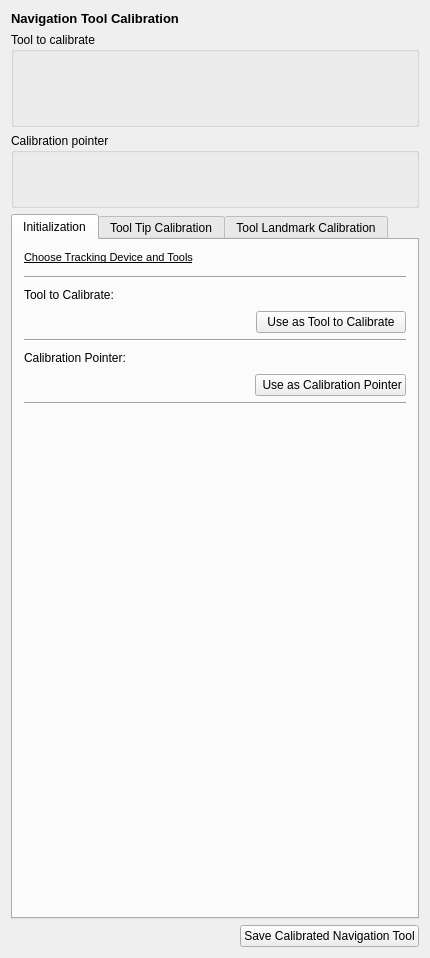
<?xml version="1.0" encoding="UTF-8"?>
<ui version="4.0">
 <class>IGTNavigationToolCalibrationControls</class>
 <widget class="QWidget" name="IGTNavigationToolCalibrationControls">
  <property name="geometry">
   <rect>
    <x>0</x>
    <y>0</y>
    <width>430</width>
    <height>958</height>
   </rect>
  </property>
  <property name="minimumSize">
   <size>
    <width>0</width>
    <height>0</height>
   </size>
  </property>
  <property name="windowTitle">
   <string>QmitkTemplate</string>
  </property>
  <layout class="QVBoxLayout" name="verticalLayout_2">
   <item>
    <widget class="QLabel" name="label">
     <property name="text">
      <string>&lt;!DOCTYPE HTML PUBLIC &quot;-//W3C//DTD HTML 4.0//EN&quot; &quot;http://www.w3.org/TR/REC-html40/strict.dtd&quot;&gt;
&lt;html&gt;&lt;head&gt;&lt;meta name=&quot;qrichtext&quot; content=&quot;1&quot; /&gt;&lt;style type=&quot;text/css&quot;&gt;
p, li { white-space: pre-wrap; }
&lt;/style&gt;&lt;/head&gt;&lt;body style=&quot; font-family:'MS Shell Dlg 2'; font-size:8.25pt; font-weight:400; font-style:normal;&quot;&gt;
&lt;p style=&quot; margin-top:0px; margin-bottom:0px; margin-left:0px; margin-right:0px; -qt-block-indent:0; text-indent:0px;&quot;&gt;&lt;span style=&quot; font-size:10pt; font-weight:600;&quot;&gt;Navigation Tool Calibration&lt;/span&gt;&lt;/p&gt;&lt;/body&gt;&lt;/html&gt;</string>
     </property>
    </widget>
   </item>
   <item>
    <widget class="QGroupBox" name="groupBox">
     <property name="title">
      <string>Tool to calibrate</string>
     </property>
     <layout class="QVBoxLayout" name="verticalLayout_4">
      <item>
       <widget class="QmitkToolTrackingStatusWidget" name="m_StatusWidgetToolToCalibrate" native="true">
        <property name="minimumSize">
         <size>
          <width>0</width>
          <height>50</height>
         </size>
        </property>
        <property name="maximumSize">
         <size>
          <width>16777215</width>
          <height>50</height>
         </size>
        </property>
       </widget>
      </item>
     </layout>
    </widget>
   </item>
   <item>
    <widget class="QGroupBox" name="groupBox_2">
     <property name="title">
      <string>Calibration pointer</string>
     </property>
     <layout class="QVBoxLayout" name="verticalLayout_5">
      <item>
       <widget class="QmitkToolTrackingStatusWidget" name="m_StatusWidgetCalibrationPointer" native="true">
        <property name="minimumSize">
         <size>
          <width>0</width>
          <height>30</height>
         </size>
        </property>
       </widget>
      </item>
     </layout>
    </widget>
   </item>
   <item>
    <widget class="QTabWidget" name="tabWidget">
     <property name="enabled">
      <bool>true</bool>
     </property>
     <property name="currentIndex">
      <number>0</number>
     </property>
     <widget class="QWidget" name="tab">
      <attribute name="title">
       <string>Initialization</string>
      </attribute>
      <layout class="QVBoxLayout" name="verticalLayout">
       <item>
        <widget class="QLabel" name="label_2">
         <property name="text">
          <string>&lt;!DOCTYPE HTML PUBLIC &quot;-//W3C//DTD HTML 4.0//EN&quot; &quot;http://www.w3.org/TR/REC-html40/strict.dtd&quot;&gt;
&lt;html&gt;&lt;head&gt;&lt;meta name=&quot;qrichtext&quot; content=&quot;1&quot; /&gt;&lt;style type=&quot;text/css&quot;&gt;
p, li { white-space: pre-wrap; }
&lt;/style&gt;&lt;/head&gt;&lt;body style=&quot; font-family:'MS Shell Dlg 2'; font-size:7.8pt; font-weight:400; font-style:normal;&quot;&gt;
&lt;p style=&quot; margin-top:0px; margin-bottom:0px; margin-left:0px; margin-right:0px; -qt-block-indent:0; text-indent:0px;&quot;&gt;&lt;span style=&quot; font-size:8pt; text-decoration: underline;&quot;&gt;Choose Tracking Device and Tools&lt;/span&gt;&lt;/p&gt;&lt;/body&gt;&lt;/html&gt;</string>
         </property>
        </widget>
       </item>
       <item>
        <widget class="QmitkNavigationDataSourceSelectionWidget" name="m_SelectionWidget" native="true"/>
       </item>
       <item>
        <widget class="Line" name="line_5">
         <property name="orientation">
          <enum>Qt::Horizontal</enum>
         </property>
        </widget>
       </item>
       <item>
        <layout class="QHBoxLayout" name="horizontalLayout_3">
         <item>
          <widget class="QLabel" name="label_4">
           <property name="minimumSize">
            <size>
             <width>120</width>
             <height>0</height>
            </size>
           </property>
           <property name="text">
            <string>Tool to Calibrate:</string>
           </property>
          </widget>
         </item>
         <item>
          <spacer name="horizontalSpacer">
           <property name="orientation">
            <enum>Qt::Horizontal</enum>
           </property>
           <property name="sizeHint" stdset="0">
            <size>
             <width>40</width>
             <height>20</height>
            </size>
           </property>
          </spacer>
         </item>
         <item>
          <widget class="QLabel" name="m_CalToolLabel">
           <property name="text">
            <string>&lt;none&gt;</string>
           </property>
          </widget>
         </item>
        </layout>
       </item>
       <item>
        <layout class="QHBoxLayout" name="horizontalLayout">
         <item>
          <spacer name="horizontalSpacer_3">
           <property name="orientation">
            <enum>Qt::Horizontal</enum>
           </property>
           <property name="sizeHint" stdset="0">
            <size>
             <width>40</width>
             <height>20</height>
            </size>
           </property>
          </spacer>
         </item>
         <item>
          <widget class="QPushButton" name="m_SetToolToCalibrate">
           <property name="minimumSize">
            <size>
             <width>150</width>
             <height>0</height>
            </size>
           </property>
           <property name="text">
            <string>Use as Tool to Calibrate</string>
           </property>
          </widget>
         </item>
        </layout>
       </item>
       <item>
        <widget class="Line" name="line_6">
         <property name="orientation">
          <enum>Qt::Horizontal</enum>
         </property>
        </widget>
       </item>
       <item>
        <layout class="QHBoxLayout" name="horizontalLayout_11">
         <item>
          <widget class="QLabel" name="label_5">
           <property name="minimumSize">
            <size>
             <width>120</width>
             <height>0</height>
            </size>
           </property>
           <property name="text">
            <string>Calibration Pointer:</string>
           </property>
          </widget>
         </item>
         <item>
          <spacer name="horizontalSpacer_2">
           <property name="orientation">
            <enum>Qt::Horizontal</enum>
           </property>
           <property name="sizeHint" stdset="0">
            <size>
             <width>40</width>
             <height>20</height>
            </size>
           </property>
          </spacer>
         </item>
         <item>
          <widget class="QLabel" name="m_PointerLabel">
           <property name="text">
            <string>&lt;none&gt;</string>
           </property>
          </widget>
         </item>
        </layout>
       </item>
       <item>
        <layout class="QHBoxLayout" name="horizontalLayout_2">
         <item>
          <spacer name="horizontalSpacer_10">
           <property name="orientation">
            <enum>Qt::Horizontal</enum>
           </property>
           <property name="sizeHint" stdset="0">
            <size>
             <width>40</width>
             <height>20</height>
            </size>
           </property>
          </spacer>
         </item>
         <item>
          <widget class="QPushButton" name="m_SetPointer">
           <property name="minimumSize">
            <size>
             <width>150</width>
             <height>0</height>
            </size>
           </property>
           <property name="text">
            <string> Use as Calibration Pointer</string>
           </property>
          </widget>
         </item>
        </layout>
       </item>
       <item>
        <widget class="Line" name="line_7">
         <property name="orientation">
          <enum>Qt::Horizontal</enum>
         </property>
        </widget>
       </item>
       <item>
        <spacer name="verticalSpacer">
         <property name="orientation">
          <enum>Qt::Vertical</enum>
         </property>
         <property name="sizeHint" stdset="0">
          <size>
           <width>20</width>
           <height>586</height>
          </size>
         </property>
        </spacer>
       </item>
      </layout>
     </widget>
     <widget class="QWidget" name="tab_3">
      <attribute name="title">
       <string>Tool Tip Calibration</string>
      </attribute>
      <layout class="QVBoxLayout" name="verticalLayout_10">
       <item>
        <layout class="QHBoxLayout" name="horizontalLayout_9">
         <item>
          <widget class="QLabel" name="label_8">
           <property name="font">
            <font>
             <weight>50</weight>
             <bold>false</bold>
            </font>
           </property>
           <property name="text">
            <string>Calibration Method:</string>
           </property>
          </widget>
         </item>
         <item>
          <spacer name="horizontalSpacer_8">
           <property name="orientation">
            <enum>Qt::Horizontal</enum>
           </property>
           <property name="sizeHint" stdset="0">
            <size>
             <width>40</width>
             <height>20</height>
            </size>
           </property>
          </spacer>
         </item>
         <item>
          <widget class="QComboBox" name="m_CalibrationMethodComboBox">
           <item>
            <property name="text">
             <string>Manual</string>
            </property>
           </item>
           <item>
            <property name="text">
             <string>Single Reference Tool</string>
            </property>
           </item>
           <item>
            <property name="text">
             <string>Multiple Tools Reference</string>
            </property>
           </item>
           <item>
            <property name="text">
             <string>Pivoting</string>
            </property>
           </item>
          </widget>
         </item>
        </layout>
       </item>
       <item>
        <widget class="Line" name="line">
         <property name="orientation">
          <enum>Qt::Horizontal</enum>
         </property>
        </widget>
       </item>
       <item>
        <widget class="QStackedWidget" name="m_CalibrationMethodsWidget">
         <property name="currentIndex">
          <number>0</number>
         </property>
         <widget class="QWidget" name="page_4">
          <layout class="QVBoxLayout" name="verticalLayout_11">
           <item>
            <widget class="QLabel" name="label_9">
             <property name="text">
              <string>Current Tool Tip Translation:</string>
             </property>
            </widget>
           </item>
           <item>
            <widget class="QLineEdit" name="m_ManualCurrentTranslation">
             <property name="enabled">
              <bool>true</bool>
             </property>
             <property name="readOnly">
              <bool>true</bool>
             </property>
            </widget>
           </item>
           <item>
            <widget class="QLabel" name="label_10">
             <property name="text">
              <string>Current Tool Tip Orientation:</string>
             </property>
            </widget>
           </item>
           <item>
            <widget class="QPlainTextEdit" name="m_ManualCurrentOrientation">
             <property name="enabled">
              <bool>true</bool>
             </property>
             <property name="readOnly">
              <bool>true</bool>
             </property>
            </widget>
           </item>
           <item>
            <layout class="QHBoxLayout" name="horizontalLayout_4">
             <item>
              <spacer name="horizontalSpacer_4">
               <property name="orientation">
                <enum>Qt::Horizontal</enum>
               </property>
               <property name="sizeHint" stdset="0">
                <size>
                 <width>40</width>
                 <height>20</height>
                </size>
               </property>
              </spacer>
             </item>
             <item>
              <widget class="QPushButton" name="m_StartEditTooltipManually">
               <property name="text">
                <string>Start Edit Tooltip</string>
               </property>
              </widget>
             </item>
            </layout>
           </item>
          </layout>
         </widget>
         <widget class="QWidget" name="page_6">
          <layout class="QVBoxLayout" name="verticalLayout_12">
           <item>
            <widget class="QFrame" name="frameExample">
             <property name="sizePolicy">
              <sizepolicy hsizetype="Maximum" vsizetype="Maximum">
               <horstretch>0</horstretch>
               <verstretch>0</verstretch>
              </sizepolicy>
             </property>
             <property name="minimumSize">
              <size>
               <width>319</width>
               <height>160</height>
              </size>
             </property>
             <property name="maximumSize">
              <size>
               <width>319</width>
               <height>160</height>
              </size>
             </property>
             <property name="styleSheet">
              <string notr="true">
                     QFrame {
                     border-image: url(:/IGTNavigationToolCalibration/Description.svg);
                     }
                   </string>
             </property>
             <property name="frameShape">
              <enum>QFrame::Box</enum>
             </property>
             <property name="frameShadow">
              <enum>QFrame::Plain</enum>
             </property>
             <property name="lineWidth">
              <number>1</number>
             </property>
            </widget>
           </item>
           <item>
            <widget class="QLabel" name="label_12">
             <property name="sizePolicy">
              <sizepolicy hsizetype="Preferred" vsizetype="Fixed">
               <horstretch>0</horstretch>
               <verstretch>0</verstretch>
              </sizepolicy>
             </property>
             <property name="text">
              <string>Current Offset between Tool to calibrate and Calibration pointer:</string>
             </property>
            </widget>
           </item>
           <item>
            <layout class="QHBoxLayout" name="horizontalLayout_12">
             <item>
              <widget class="QLabel" name="label_3">
               <property name="text">
                <string>Pos:</string>
               </property>
              </widget>
             </item>
             <item>
              <widget class="QLineEdit" name="m_OffsetCoordinates">
               <property name="font">
                <font>
                 <pointsize>8</pointsize>
                </font>
               </property>
               <property name="text">
                <string/>
               </property>
               <property name="alignment">
                <set>Qt::AlignCenter</set>
               </property>
              </widget>
             </item>
            </layout>
           </item>
           <item>
            <layout class="QHBoxLayout" name="horizontalLayout_13">
             <item>
              <widget class="QLabel" name="label_14">
               <property name="text">
                <string>Rot:</string>
               </property>
              </widget>
             </item>
             <item>
              <widget class="QLineEdit" name="m_OrientationOffsetCoordinates">
               <property name="font">
                <font>
                 <pointsize>8</pointsize>
                </font>
               </property>
               <property name="text">
                <string/>
               </property>
               <property name="alignment">
                <set>Qt::AlignCenter</set>
               </property>
              </widget>
             </item>
            </layout>
           </item>
           <item>
            <widget class="Line" name="line_2">
             <property name="orientation">
              <enum>Qt::Horizontal</enum>
             </property>
            </widget>
           </item>
           <item>
            <layout class="QHBoxLayout" name="horizontalLayout_6">
             <item>
              <widget class="QLabel" name="label_11">
               <property name="sizePolicy">
                <sizepolicy hsizetype="Preferred" vsizetype="Fixed">
                 <horstretch>0</horstretch>
                 <verstretch>0</verstretch>
                </sizepolicy>
               </property>
               <property name="text">
                <string>Number of tracking data to collect:</string>
               </property>
              </widget>
             </item>
             <item>
              <widget class="QSpinBox" name="m_NumberOfNavigationDataToCollect">
               <property name="sizePolicy">
                <sizepolicy hsizetype="Fixed" vsizetype="Fixed">
                 <horstretch>0</horstretch>
                 <verstretch>0</verstretch>
                </sizepolicy>
               </property>
               <property name="maximum">
                <number>10000</number>
               </property>
               <property name="value">
                <number>100</number>
               </property>
              </widget>
             </item>
            </layout>
           </item>
           <item>
            <widget class="QLabel" name="m_CollectionStatus">
             <property name="text">
              <string/>
             </property>
             <property name="alignment">
              <set>Qt::AlignCenter</set>
             </property>
            </widget>
           </item>
           <item>
            <widget class="QPushButton" name="m_CollectNavigationDataButton">
             <property name="sizePolicy">
              <sizepolicy hsizetype="Minimum" vsizetype="Fixed">
               <horstretch>0</horstretch>
               <verstretch>0</verstretch>
              </sizepolicy>
             </property>
             <property name="text">
              <string>1: Collect Navigation Data</string>
             </property>
            </widget>
           </item>
           <item>
            <widget class="Line" name="line_3">
             <property name="orientation">
              <enum>Qt::Horizontal</enum>
             </property>
            </widget>
           </item>
           <item>
            <widget class="QCheckBox" name="m_InvertQuaternions">
             <property name="text">
              <string>Invert calibration transformation</string>
             </property>
            </widget>
           </item>
           <item>
            <layout class="QHBoxLayout" name="horizontalLayout_16">
             <item>
              <widget class="QCheckBox" name="m_CalibratePosition">
               <property name="text">
                <string>Calibrate position</string>
               </property>
               <property name="checked">
                <bool>true</bool>
               </property>
              </widget>
             </item>
             <item>
              <widget class="QCheckBox" name="m_CalibrateOrientation">
               <property name="text">
                <string>Calibrate orientation</string>
               </property>
               <property name="checked">
                <bool>true</bool>
               </property>
              </widget>
             </item>
            </layout>
           </item>
           <item>
            <widget class="QPushButton" name="m_RunCalibrationButton">
             <property name="enabled">
              <bool>false</bool>
             </property>
             <property name="text">
              <string>2: Run Calibration</string>
             </property>
            </widget>
           </item>
           <item>
            <widget class="Line" name="line_4">
             <property name="orientation">
              <enum>Qt::Horizontal</enum>
             </property>
            </widget>
           </item>
           <item>
            <widget class="QLabel" name="label_13">
             <property name="sizePolicy">
              <sizepolicy hsizetype="Preferred" vsizetype="Fixed">
               <horstretch>0</horstretch>
               <verstretch>0</verstretch>
              </sizepolicy>
             </property>
             <property name="text">
              <string>New Tool Tip Position and/or Orientation of Tool to calibrate:</string>
             </property>
            </widget>
           </item>
           <item>
            <layout class="QHBoxLayout" name="horizontalLayout_14">
             <item>
              <widget class="QLabel" name="label_15">
               <property name="text">
                <string>Pos:</string>
               </property>
              </widget>
             </item>
             <item>
              <widget class="QLineEdit" name="m_ResultOfCalibration">
               <property name="font">
                <font>
                 <pointsize>8</pointsize>
                </font>
               </property>
               <property name="alignment">
                <set>Qt::AlignCenter</set>
               </property>
              </widget>
             </item>
            </layout>
           </item>
           <item>
            <layout class="QHBoxLayout" name="horizontalLayout_15">
             <item>
              <widget class="QLabel" name="label_16">
               <property name="text">
                <string>Rot:</string>
               </property>
              </widget>
             </item>
             <item>
              <widget class="QLineEdit" name="m_ResultOfCalibrationOrientation">
               <property name="font">
                <font>
                 <pointsize>8</pointsize>
                </font>
               </property>
               <property name="alignment">
                <set>Qt::AlignCenter</set>
               </property>
              </widget>
             </item>
            </layout>
           </item>
           <item>
            <widget class="QPushButton" name="m_SetNewToolTipPosButton">
             <property name="enabled">
              <bool>false</bool>
             </property>
             <property name="text">
              <string>3: Set New Tool Tip Position and/or Tool Orientation</string>
             </property>
            </widget>
           </item>
           <item>
            <spacer name="verticalSpacer_4">
             <property name="orientation">
              <enum>Qt::Vertical</enum>
             </property>
             <property name="sizeHint" stdset="0">
              <size>
               <width>20</width>
               <height>40</height>
              </size>
             </property>
            </spacer>
           </item>
          </layout>
         </widget>
         <widget class="QWidget" name="page_5"/>
         <widget class="QWidget" name="page">
          <layout class="QVBoxLayout" name="verticalLayout_9">
           <item>
            <layout class="QHBoxLayout" name="horizontalLayout_7">
             <item>
              <widget class="QLabel" name="label_7">
               <property name="text">
                <string>Number of saved poses:</string>
               </property>
              </widget>
             </item>
             <item>
              <widget class="QLabel" name="m_PoseNumber">
               <property name="text">
                <string>0</string>
               </property>
              </widget>
             </item>
             <item>
              <spacer name="horizontalSpacer_6">
               <property name="orientation">
                <enum>Qt::Horizontal</enum>
               </property>
               <property name="sizeHint" stdset="0">
                <size>
                 <width>40</width>
                 <height>20</height>
                </size>
               </property>
              </spacer>
             </item>
             <item>
              <widget class="QPushButton" name="m_AddPivotPose">
               <property name="text">
                <string>Add Current Pose</string>
               </property>
              </widget>
             </item>
            </layout>
           </item>
           <item>
            <widget class="QGroupBox" name="groupBox_5">
             <property name="title">
              <string>Calibration Result:</string>
             </property>
             <layout class="QVBoxLayout" name="verticalLayout_8">
              <item>
               <widget class="QTextEdit" name="m_ResultText"/>
              </item>
             </layout>
            </widget>
           </item>
           <item>
            <layout class="QHBoxLayout" name="horizontalLayout_8">
             <item>
              <spacer name="horizontalSpacer_7">
               <property name="orientation">
                <enum>Qt::Horizontal</enum>
               </property>
               <property name="sizeHint" stdset="0">
                <size>
                 <width>40</width>
                 <height>20</height>
                </size>
               </property>
              </spacer>
             </item>
             <item>
              <widget class="QPushButton" name="m_ComputePivot">
               <property name="minimumSize">
                <size>
                 <width>175</width>
                 <height>0</height>
                </size>
               </property>
               <property name="text">
                <string>Comute Pivot Point</string>
               </property>
              </widget>
             </item>
            </layout>
           </item>
           <item>
            <layout class="QHBoxLayout" name="horizontalLayout_10">
             <item>
              <spacer name="horizontalSpacer_9">
               <property name="orientation">
                <enum>Qt::Horizontal</enum>
               </property>
               <property name="sizeHint" stdset="0">
                <size>
                 <width>40</width>
                 <height>20</height>
                </size>
               </property>
              </spacer>
             </item>
             <item>
              <widget class="QPushButton" name="m_UseComputedPivotPoint">
               <property name="enabled">
                <bool>false</bool>
               </property>
               <property name="sizePolicy">
                <sizepolicy hsizetype="Minimum" vsizetype="Fixed">
                 <horstretch>0</horstretch>
                 <verstretch>0</verstretch>
                </sizepolicy>
               </property>
               <property name="minimumSize">
                <size>
                 <width>175</width>
                 <height>0</height>
                </size>
               </property>
               <property name="text">
                <string>Use Computed Pivot Point</string>
               </property>
              </widget>
             </item>
            </layout>
           </item>
           <item>
            <spacer name="verticalSpacer_3">
             <property name="orientation">
              <enum>Qt::Vertical</enum>
             </property>
             <property name="sizeHint" stdset="0">
              <size>
               <width>20</width>
               <height>99</height>
              </size>
             </property>
            </spacer>
           </item>
          </layout>
         </widget>
        </widget>
       </item>
      </layout>
     </widget>
     <widget class="QWidget" name="tab_2">
      <attribute name="title">
       <string>Tool Landmark Calibration</string>
      </attribute>
      <layout class="QVBoxLayout" name="verticalLayout_3">
       <item>
        <widget class="QLabel" name="label_6">
         <property name="text">
          <string>&lt;!DOCTYPE HTML PUBLIC &quot;-//W3C//DTD HTML 4.0//EN&quot; &quot;http://www.w3.org/TR/REC-html40/strict.dtd&quot;&gt;
&lt;html&gt;&lt;head&gt;&lt;meta name=&quot;qrichtext&quot; content=&quot;1&quot; /&gt;&lt;style type=&quot;text/css&quot;&gt;
p, li { white-space: pre-wrap; }
&lt;/style&gt;&lt;/head&gt;&lt;body style=&quot; font-family:'MS Shell Dlg 2'; font-size:7.8pt; font-weight:400; font-style:normal;&quot;&gt;
&lt;p style=&quot; margin-top:0px; margin-bottom:0px; margin-left:0px; margin-right:0px; -qt-block-indent:0; text-indent:0px;&quot;&gt;&lt;span style=&quot; font-size:8pt; text-decoration: underline;&quot;&gt;Calibrate tool by marking the landmarks with the pointer&lt;/span&gt;&lt;/p&gt;&lt;/body&gt;&lt;/html&gt;</string>
         </property>
        </widget>
       </item>
       <item>
        <widget class="QGroupBox" name="groupBox_3">
         <property name="title">
          <string>Registration Landmarks</string>
         </property>
         <layout class="QVBoxLayout" name="verticalLayout_6">
          <item>
           <widget class="QmitkPointListWidget" name="m_RegistrationLandmarkWidget" native="true">
            <property name="minimumSize">
             <size>
              <width>0</width>
              <height>170</height>
             </size>
            </property>
           </widget>
          </item>
          <item>
           <widget class="QPushButton" name="m_AddLandmark">
            <property name="text">
             <string>Add Pointer Position</string>
            </property>
           </widget>
          </item>
         </layout>
        </widget>
       </item>
       <item>
        <widget class="QGroupBox" name="groupBox_4">
         <property name="title">
          <string>Calibration Landmarks</string>
         </property>
         <layout class="QVBoxLayout" name="verticalLayout_7">
          <item>
           <widget class="QmitkPointListWidget" name="m_CalibrationLandmarkWidget" native="true"/>
          </item>
         </layout>
        </widget>
       </item>
       <item>
        <spacer name="verticalSpacer_2">
         <property name="orientation">
          <enum>Qt::Vertical</enum>
         </property>
         <property name="sizeHint" stdset="0">
          <size>
           <width>20</width>
           <height>259</height>
          </size>
         </property>
        </spacer>
       </item>
      </layout>
     </widget>
    </widget>
   </item>
   <item>
    <layout class="QHBoxLayout" name="horizontalLayout_5">
     <item>
      <spacer name="horizontalSpacer_5">
       <property name="orientation">
        <enum>Qt::Horizontal</enum>
       </property>
       <property name="sizeHint" stdset="0">
        <size>
         <width>40</width>
         <height>20</height>
        </size>
       </property>
      </spacer>
     </item>
     <item>
      <widget class="QPushButton" name="m_SaveCalibratedTool">
       <property name="text">
        <string>Save Calibrated Navigation Tool</string>
       </property>
      </widget>
     </item>
    </layout>
   </item>
  </layout>
 </widget>
 <layoutdefault spacing="6" margin="11"/>
 <customwidgets>
  <customwidget>
   <class>QmitkNavigationDataSourceSelectionWidget</class>
   <extends>QWidget</extends>
   <header>QmitkNavigationDataSourceSelectionWidget.h</header>
   <container>1</container>
  </customwidget>
  <customwidget>
   <class>QmitkToolTrackingStatusWidget</class>
   <extends>QWidget</extends>
   <header>QmitkToolTrackingStatusWidget.h</header>
   <container>1</container>
  </customwidget>
  <customwidget>
   <class>QmitkPointListWidget</class>
   <extends>QWidget</extends>
   <header>QmitkPointListWidget.h</header>
   <container>1</container>
  </customwidget>
 </customwidgets>
 <resources/>
 <connections/>
</ui>
